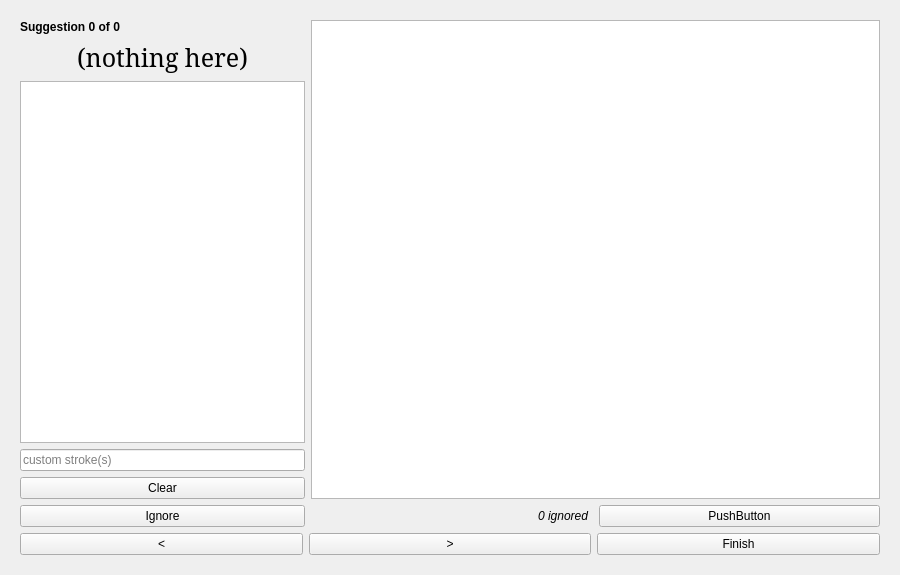
<?xml version="1.0" encoding="UTF-8"?>
<ui version="4.0">
 <class>CardBuilder</class>
 <widget class="QDialog" name="CardBuilder">
  <property name="geometry">
   <rect>
    <x>0</x>
    <y>0</y>
    <width>900</width>
    <height>575</height>
   </rect>
  </property>
  <property name="windowTitle">
   <string>Dialog</string>
  </property>
  <property name="windowIcon">
   <iconset resource="resources/resources.qrc">
    <normaloff>:/plover_cards/cards.svg</normaloff>:/plover_cards/cards.svg</iconset>
  </property>
  <layout class="QVBoxLayout" name="verticalLayout_2">
   <item>
    <widget class="QStackedWidget" name="pages">
     <property name="currentIndex">
      <number>1</number>
     </property>
     <widget class="QWidget" name="page_1">
      <layout class="QVBoxLayout" name="verticalLayout">
       <item>
        <layout class="QFormLayout" name="layout">
         <item row="2" column="1">
          <layout class="QHBoxLayout" name="horizontalLayout">
           <item>
            <widget class="QLineEdit" name="anki_path"/>
           </item>
           <item>
            <widget class="QPushButton" name="anki_browse">
             <property name="text">
              <string>Browse</string>
             </property>
            </widget>
           </item>
          </layout>
         </item>
         <item row="3" column="0">
          <widget class="QLabel" name="label_6">
           <property name="text">
            <string>Note Type</string>
           </property>
          </widget>
         </item>
         <item row="3" column="1">
          <layout class="QHBoxLayout" name="horizontalLayout_6">
           <item>
            <widget class="QComboBox" name="note_type"/>
           </item>
           <item>
            <spacer name="horizontalSpacer_2">
             <property name="orientation">
              <enum>Qt::Horizontal</enum>
             </property>
             <property name="sizeType">
              <enum>QSizePolicy::Fixed</enum>
             </property>
             <property name="sizeHint" stdset="0">
              <size>
               <width>80</width>
               <height>20</height>
              </size>
             </property>
            </spacer>
           </item>
          </layout>
         </item>
         <item row="4" column="0">
          <widget class="QLabel" name="label_4">
           <property name="text">
            <string>Ignore File</string>
           </property>
          </widget>
         </item>
         <item row="4" column="1">
          <layout class="QHBoxLayout" name="horizontalLayout_4">
           <item>
            <widget class="QLineEdit" name="ignore_path"/>
           </item>
           <item>
            <widget class="QPushButton" name="ignore_browse">
             <property name="text">
              <string>Browse</string>
             </property>
            </widget>
           </item>
          </layout>
         </item>
         <item row="5" column="0">
          <widget class="QLabel" name="label_5">
           <property name="text">
            <string>Output File</string>
           </property>
          </widget>
         </item>
         <item row="5" column="1">
          <layout class="QHBoxLayout" name="horizontalLayout_5">
           <item>
            <widget class="QLineEdit" name="output_path"/>
           </item>
           <item>
            <widget class="QPushButton" name="output_browse">
             <property name="text">
              <string>Browse</string>
             </property>
            </widget>
           </item>
          </layout>
         </item>
         <item row="2" column="0">
          <widget class="QLabel" name="label">
           <property name="text">
            <string>Anki Collection</string>
           </property>
          </widget>
         </item>
         <item row="1" column="0">
          <widget class="QCheckBox" name="checkBox">
           <property name="text">
            <string>Use Anki</string>
           </property>
          </widget>
         </item>
         <item row="0" column="0">
          <widget class="QLabel" name="label_2">
           <property name="font">
            <font>
             <weight>75</weight>
             <bold>true</bold>
            </font>
           </property>
           <property name="text">
            <string> Options</string>
           </property>
          </widget>
         </item>
        </layout>
       </item>
       <item>
        <widget class="QCheckBox" name="clear_output">
         <property name="text">
          <string>Clear output file before starting</string>
         </property>
        </widget>
       </item>
       <item>
        <spacer name="verticalSpacer_2">
         <property name="orientation">
          <enum>Qt::Vertical</enum>
         </property>
         <property name="sizeHint" stdset="0">
          <size>
           <width>20</width>
           <height>40</height>
          </size>
         </property>
        </spacer>
       </item>
       <item>
        <widget class="QPushButton" name="start">
         <property name="text">
          <string>Start</string>
         </property>
        </widget>
       </item>
      </layout>
     </widget>
     <widget class="QWidget" name="page_2">
      <layout class="QGridLayout" name="gridLayout" columnstretch="1,2">
       <item row="1" column="0">
        <layout class="QVBoxLayout" name="verticalLayout_3">
         <item>
          <widget class="QLabel" name="progress">
           <property name="font">
            <font>
             <weight>75</weight>
             <bold>true</bold>
            </font>
           </property>
           <property name="text">
            <string>Suggestion 0 of 0</string>
           </property>
          </widget>
         </item>
         <item>
          <layout class="QVBoxLayout" name="verticalLayout_7">
           <item>
            <widget class="QLabel" name="translation">
             <property name="font">
              <font>
               <family>Noto Serif</family>
               <pointsize>19</pointsize>
              </font>
             </property>
             <property name="text">
              <string>(nothing here)</string>
             </property>
             <property name="alignment">
              <set>Qt::AlignCenter</set>
             </property>
             <property name="wordWrap">
              <bool>true</bool>
             </property>
            </widget>
           </item>
           <item>
            <widget class="QListView" name="suggestions">
             <property name="font">
              <font>
               <family>JetBrains Mono</family>
              </font>
             </property>
            </widget>
           </item>
           <item>
            <widget class="QLineEdit" name="custom_strokes">
             <property name="placeholderText">
              <string>custom stroke(s)</string>
             </property>
            </widget>
           </item>
           <item>
            <widget class="QPushButton" name="clear_card">
             <property name="text">
              <string>Clear</string>
             </property>
            </widget>
           </item>
           <item>
            <widget class="QPushButton" name="ignore_card">
             <property name="text">
              <string>Ignore</string>
             </property>
            </widget>
           </item>
          </layout>
         </item>
        </layout>
       </item>
       <item row="1" column="1">
        <layout class="QVBoxLayout" name="verticalLayout_4">
         <item>
          <widget class="QTableView" name="card_view">
           <property name="selectionMode">
            <enum>QAbstractItemView::SingleSelection</enum>
           </property>
           <property name="selectionBehavior">
            <enum>QAbstractItemView::SelectRows</enum>
           </property>
           <property name="sortingEnabled">
            <bool>true</bool>
           </property>
           <attribute name="horizontalHeaderStretchLastSection">
            <bool>true</bool>
           </attribute>
          </widget>
         </item>
         <item>
          <layout class="QHBoxLayout" name="horizontalLayout_2">
           <item>
            <widget class="QLabel" name="num_ignored">
             <property name="font">
              <font>
               <italic>true</italic>
              </font>
             </property>
             <property name="text">
              <string>0 ignored</string>
             </property>
             <property name="alignment">
              <set>Qt::AlignRight|Qt::AlignTrailing|Qt::AlignVCenter</set>
             </property>
             <property name="indent">
              <number>5</number>
             </property>
            </widget>
           </item>
           <item>
            <widget class="QPushButton" name="pushButton">
             <property name="text">
              <string>PushButton</string>
             </property>
            </widget>
           </item>
          </layout>
         </item>
        </layout>
       </item>
       <item row="2" column="0" colspan="2">
        <layout class="QHBoxLayout" name="buttons">
         <item>
          <widget class="QPushButton" name="prev_card">
           <property name="text">
            <string>&lt;</string>
           </property>
          </widget>
         </item>
         <item>
          <widget class="QPushButton" name="next_card">
           <property name="text">
            <string>&gt;</string>
           </property>
          </widget>
         </item>
         <item>
          <widget class="QPushButton" name="finish">
           <property name="text">
            <string>Finish</string>
           </property>
          </widget>
         </item>
        </layout>
       </item>
      </layout>
     </widget>
    </widget>
   </item>
  </layout>
 </widget>
 <resources>
  <include location="resources/resources.qrc"/>
 </resources>
 <connections/>
</ui>
